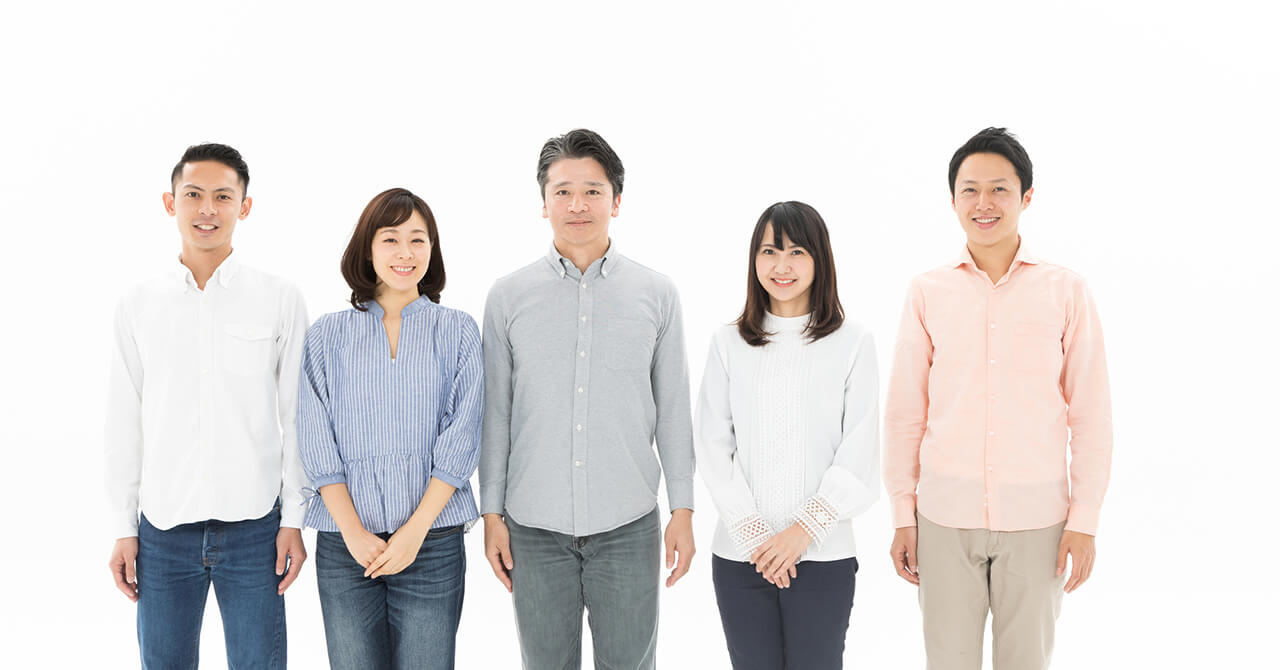
#> input picture face3.jpg, 1280 x 670 px, found by its file name
$ python temp_mach.py
#> lines starting #> are read from the running program, lines starting #| are printed output that depends on the picture; after the words box and inside, x2 and y2 are one past the last pixel; in counts of white or black regions, pixels touching at a corner belong together
import cv2

print("1 : SSD")
print("2 : SAD")
print("3 : NCC")
print("4 : ZNCC")

choice = input("アルゴリズム選択：")
#> the answer given: 1

methods = {
    "1": ("SSD", cv2.TM_SQDIFF),
    "2": ("SAD", cv2.TM_SQDIFF_NORMED),
    "3": ("NCC", cv2.TM_CCORR_NORMED),
    "4": ("ZNCC", cv2.TM_CCOEFF_NORMED)
}

if choice not in methods:
    print("入力エラー")
    exit()

method_name, method = methods[choice]

# 元画像
img = cv2.imread("face3.jpg")
#> img is the input picture: shape (670, 1280, 3); mean B, G, R 220.4, 220.7, 223.5

# テンプレート画像
temp = cv2.imread("./31/template.jpg")
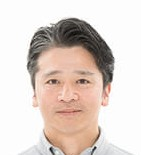
#> input picture 31/template.jpg, 141 x 155 px, found by its file name
#> temp is the input picture: shape (155, 141, 3); mean B, G, R 203, 209.9, 222.6

if img is None:
    print("face3.jpg がありません")
    exit()

if temp is None:
    print("template.jpg がありません")
    exit()

# グレースケール変換
gray_img = cv2.cvtColor(
    img,
    cv2.COLOR_BGR2GRAY
)
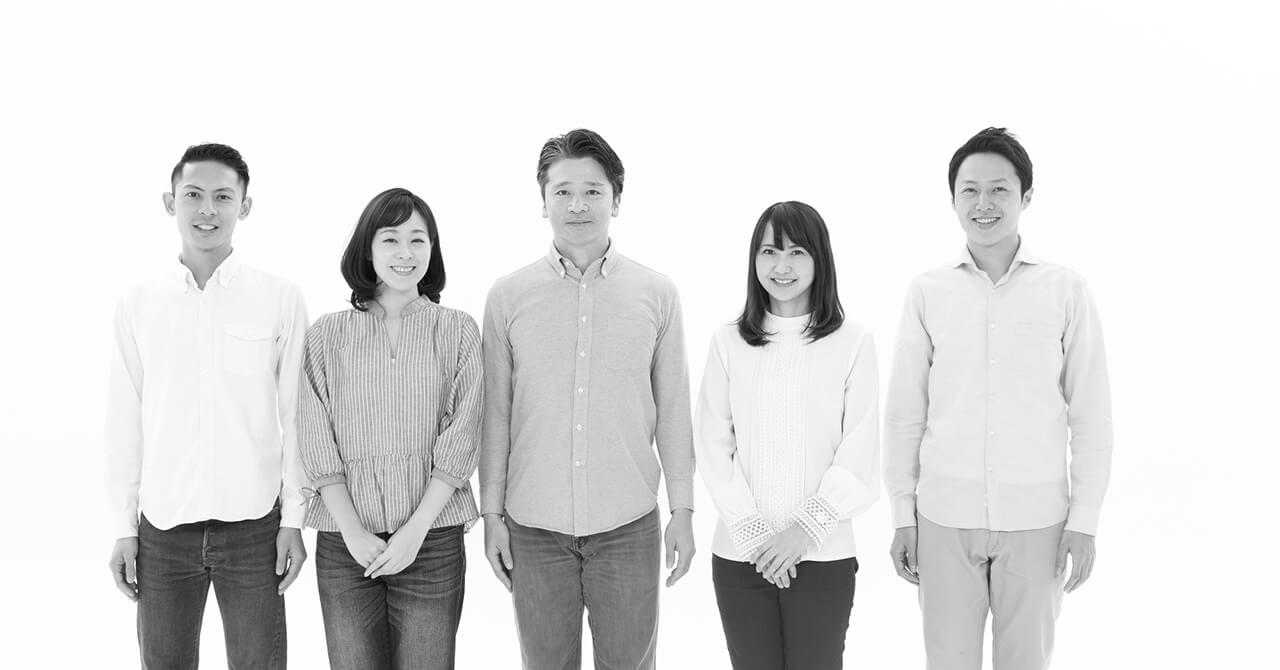
#> gray_img: shape (670, 1280); min 1, max 255, mean 221.5

gray_temp = cv2.cvtColor(
    temp,
    cv2.COLOR_BGR2GRAY
)
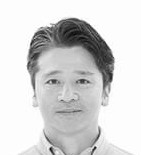
#> gray_temp: shape (155, 141); min 5, max 255, mean 212.9

# テンプレートマッチング
result = cv2.matchTemplate(
    gray_img,
    gray_temp,
    method
)
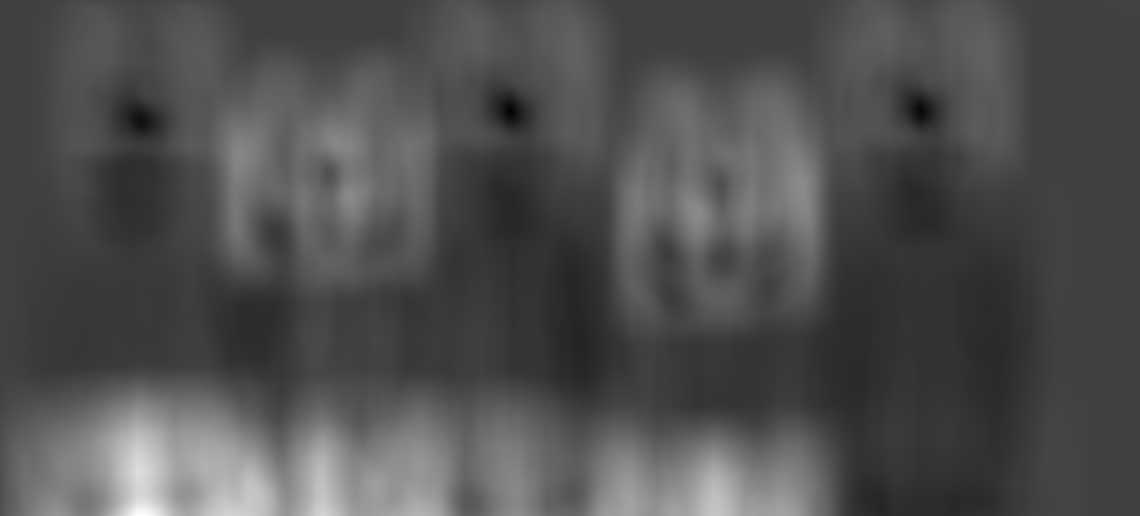
#> result: shape (516, 1140) float32; min 78208, max 422678464, mean 132193144; drawn with min black and max white

# 最大値・最小値取得
min_val, max_val, min_pt, max_pt = cv2.minMaxLoc(result)
#> min_val = 78208; max_val = 422678464; min_pt = (510, 111); max_pt = (143, 515)

# SSD・SAD
if method in [
    cv2.TM_SQDIFF,
    cv2.TM_SQDIFF_NORMED
]:
    top_left = min_pt
#> top_left = (510, 111)
    score = min_val
#> score = 78208

# NCC・ZNCC
else:
    top_left = max_pt
    score = max_val

# テンプレートサイズ
h, w = gray_temp.shape
#> h = 155; w = 141

bottom_right = (
    top_left[0] + w,
    top_left[1] + h
)
#> bottom_right = (651, 266)

# 矩形描画
cv2.rectangle(
    img,
    top_left,
    bottom_right,
    (0, 0, 255),
    3
)
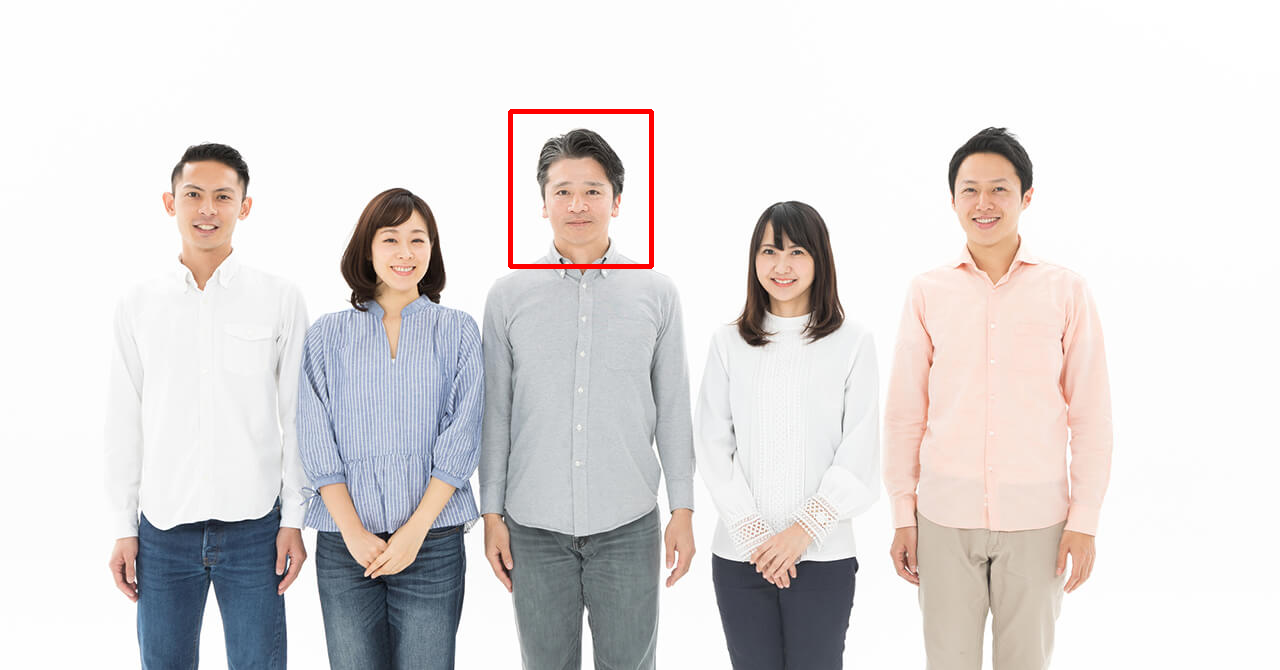
#> img: shape (670, 1280, 3); 0.34% of pixels changed, all inside (x1, y1, x2, y2) = (508, 109, 654, 269)

print("手法 :", method_name)
print("類似度 :", score)
#| 類似度 : 78208.0

cv2.imshow("Template", temp)
cv2.imshow("Result", img)

cv2.waitKey(0)
cv2.destroyAllWindows()
